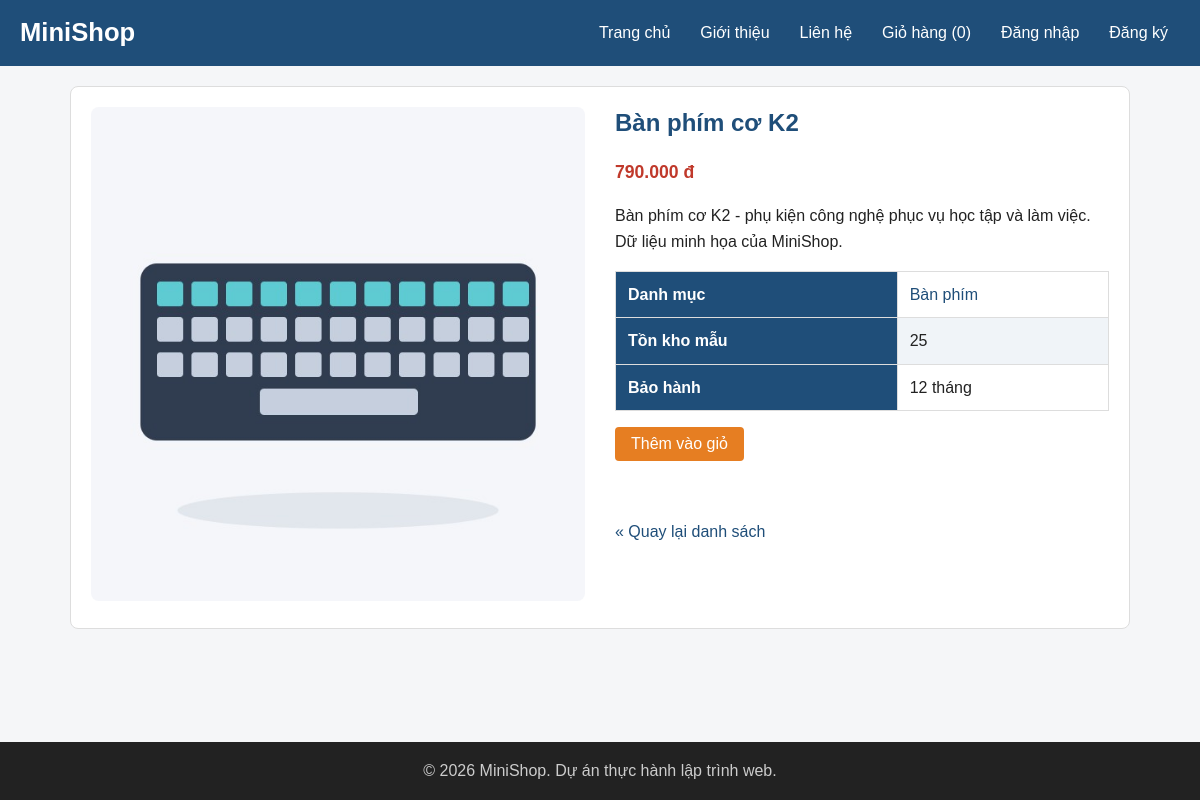
/product.php?id=2, run on the app's committed database.
### tables this page shows
CREATE TABLE IF NOT EXISTS products (
 id INT UNSIGNED AUTO_INCREMENT PRIMARY KEY,
 category_id INT UNSIGNED NOT NULL,
 name VARCHAR(200) NOT NULL,
 description TEXT NOT NULL,
 price DECIMAL(12,2) UNSIGNED NOT NULL,
 image VARCHAR(255) NOT NULL,
 stock INT UNSIGNED NOT NULL DEFAULT 0,
 warranty_months INT UNSIGNED NOT NULL DEFAULT 12,
 created_at TIMESTAMP NOT NULL DEFAULT CURRENT_TIMESTAMP,
 FOREIGN KEY (category_id) REFERENCES categories(id) ON DELETE RESTRICT
);

CREATE TABLE IF NOT EXISTS categories (
 id INT UNSIGNED AUTO_INCREMENT PRIMARY KEY,
 name VARCHAR(100) NOT NULL UNIQUE
);

### config/db.php (called while the page is built, shortened)
<?php
function db(): PDO {
    $config = require __DIR__ . '/config.php';
    $dsn = "mysql:host={$config['host']};port={$config['port']};dbname={$config['database']};charset={$config['charset']}";
    $pdo = new PDO($dsn, $config['username'], $config['password'], [
        PDO::ATTR_ERRMODE => PDO::ERRMODE_EXCEPTION,
        PDO::ATTR_DEFAULT_FETCH_MODE => PDO::FETCH_ASSOC,
        PDO::ATTR_EMULATE_PREPARES => false,
    ]);
    return $pdo;
}

### includes/functions.php (called while the page is built, shortened)
<?php
function e($value): string { return htmlspecialchars((string) $value, ENT_QUOTES | ENT_SUBSTITUTE, 'UTF-8'); }
function format_price($amount): string { return number_format((float) $amount, 0, ',', '.') . ' đ'; }

### product.php (the view, shortened to what this page needs)
<?php
$id = positive_id(query_text('id'));
$product = false;
if ($id !== null) {
    $statement = db()->prepare('SELECT p.*, c.name AS category_name FROM products p JOIN categories c ON c.id = p.category_id WHERE p.id = :id');
    $statement->execute(['id' => $id]);
    $product = $statement->fetch();
}
require __DIR__ . '/includes/header.php';
?>
<article class="product-detail">
    <div class="product-image"><img src="<?= e($product['image']) ?>" alt="<?= e($product['name']) ?>" width="400"></div>
    <div class="product-info">
        <h2><?= e($product['name']) ?></h2>
        <p class="price"><?= format_price($product['price']) ?></p>
        <p><?= nl2br(e($product['description'])) ?></p>
        <table><tbody>
            <tr><th scope="row">Danh mục</th><td><a href="index.php?category=<?= (int) $product['category_id'] ?>"><?= e($product['category_name']) ?></a></td></tr>
            <tr><th scope="row">Tồn kho mẫu</th><td><?= (int) $product['stock'] ?></td></tr>
            <tr><th scope="row">Bảo hành</th><td><?= (int) $product['warranty_months'] ?> tháng</td></tr>
        </tbody></table>
        <p><button type="button" class="btn btn-accent add-to-cart" data-id="<?= (int) $product['id'] ?>">Thêm vào giỏ</button></p>
        <p id="add-message" role="status" aria-live="polite"></p>
        <a href="index.php">&laquo; Quay lại danh sách</a>
    </div>
</article>
<?php require __DIR__ . '/includes/footer.php'; ?>

### css/style.css (style rules this page uses)
:root { --primary: #1f4e79; --primary-dark: #163a5a; --accent: #e67e22; --accent-dark: #cf6d17; --text: #222222; --muted: #666666; --border: #dddddd; --bg: #f5f6f8; --white: #ffffff; --danger: #c0392b; }
* { box-sizing: border-box; }
body { margin: 0; font-family: Arial, Helvetica, sans-serif; font-size: 16px; line-height: 1.6; color: var(--text); background-color: var(--bg); display: flex; flex-direction: column; min-height: 100vh; }
h1, h2, h3 { line-height: 1.3; }
h2 { color: var(--primary); }
a { color: var(--primary); text-decoration: none; }
img { max-width: 100%; height: auto; }
.price { color: var(--danger); font-size: 1.1rem; font-weight: bold; }
.btn { display: inline-block; padding: 8px 16px; border: none; border-radius: 4px; background-color: var(--primary); color: var(--white); font-size: 1rem; font-family: inherit; cursor: pointer; }
.btn-accent { background-color: var(--accent); }
.product-detail { display: grid; grid-template-columns: 1fr 1fr; gap: 30px; padding: 20px; border: 1px solid var(--border); border-radius: 8px; background-color: var(--white); }
.product-image img { width: 100%; border-radius: 8px; }
.product-info h2 { margin-top: 0; }
table { width: 100%; border-collapse: collapse; background-color: var(--white); }
th, td { padding: 10px 12px; border: 1px solid var(--border); text-align: left; }
th { background-color: var(--primary); color: var(--white); }
tbody tr:nth-child(even) { background-color: #f0f4f8; }
.product-card, .product-info, .product-image { min-width: 0; }
#add-message { min-height: 1.6em; color: var(--primary); }

### data on the page
products: image (picture), name "Bàn phím cơ K2", price "790.000 đ", description "Bàn phím cơ K2 - phụ kiện công nghệ phục vụ học tập và làm việc. Dữ liệu minh họa của MiniShop.", category.name "Bàn phím", stock "25", warranty_months "12"

### other printed values
$label "Trang chủ"
$label "Giới thiệu"
$label "Liên hệ"
$label "Giỏ hàng"
$label "Đăng nhập"
$label "Đăng ký"
